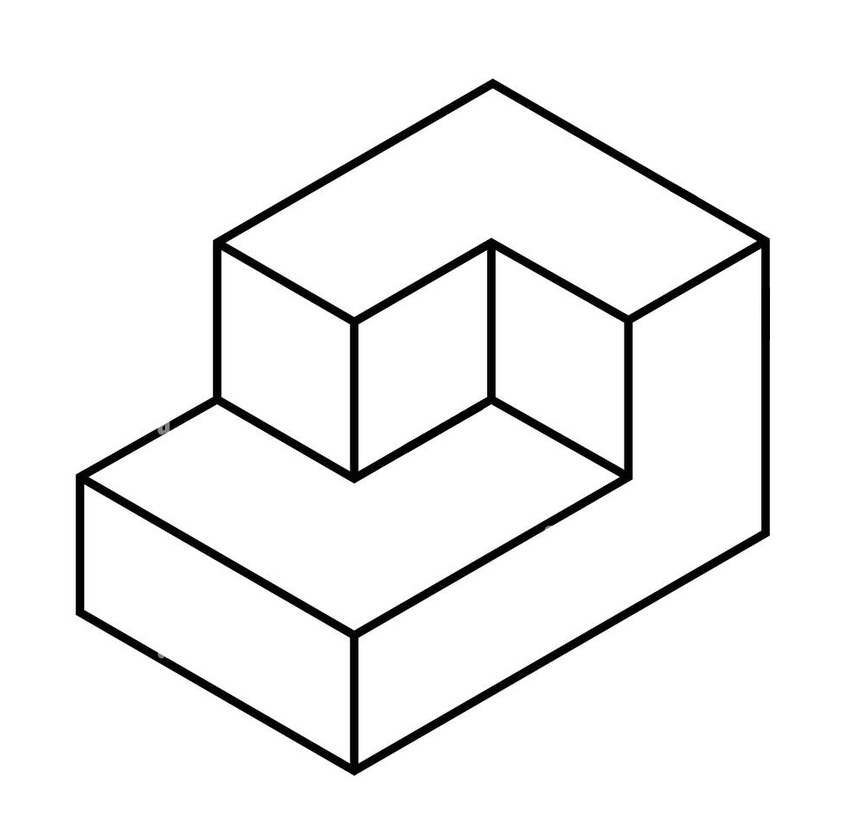
#> input picture input/isometric_drawing.png, 843 x 837 px, shrunk from 981 x 973 before the run
$ python image_processing.py
#> lines starting #> are read from the running program, lines starting #| are printed output that depends on the picture; after the words box and inside, x2 and y2 are one past the last pixel; in counts of white or black regions, pixels touching at a corner belong together
import cv2
import os

def process_image(image_path):
    """
    Process an image to detect edges for vectorization.
    """
#> called with image_path = 'input/isometric_drawing.png'
    # Log the full path and check if the file exists
    full_path = os.path.abspath(image_path)
    print(f"Full path to input file: {full_path}")
    if not os.path.exists(image_path):
        raise FileNotFoundError(f"Input file not found: {image_path}")

    # Load the image in grayscale
    img = cv2.imread(image_path, cv2.IMREAD_GRAYSCALE)
#> img is the input picture: shape (837, 843); min 0, max 255, mean 241.4
    if img is None:
        raise ValueError(f"Unable to read the image file: {image_path}")

    # Apply edge detection using the Canny algorithm
    edges = cv2.Canny(img, 100, 200)
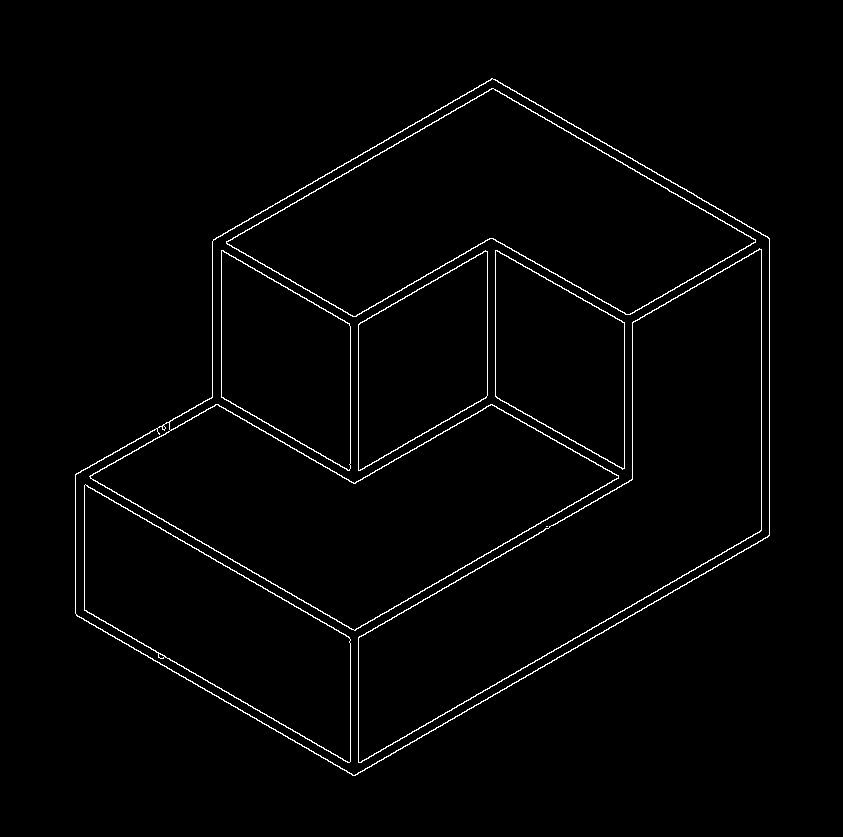
#> edges: shape (837, 843); 1.6% white in thin lines or dots, all inside (x1, y1, x2, y2) = (75, 78, 770, 776)

    # Create the output folder if it doesn't exist
    output_folder = "output"
    if not os.path.exists(output_folder):
        os.makedirs(output_folder)
        print(f"Created output folder: {output_folder}")

    # Save the processed edges to the output folder
    processed_path = os.path.join(output_folder, "processed_image.png")
    cv2.imwrite(processed_path, edges)
    print(f"Processed image saved at: {processed_path}")
    return processed_path

if __name__ == "__main__":
    # Path to the input image
    input_image = "input/isometric_drawing.png"  # Replace with the correct path if needed

    # Debugging: Print working directory and check file existence
    print(f"Current working directory: {os.getcwd()}")
    print(f"Input file exists: {os.path.exists(input_image)}")

    try:
        process_image(input_image)
    except Exception as e:
        print(f"Error: {e}")
